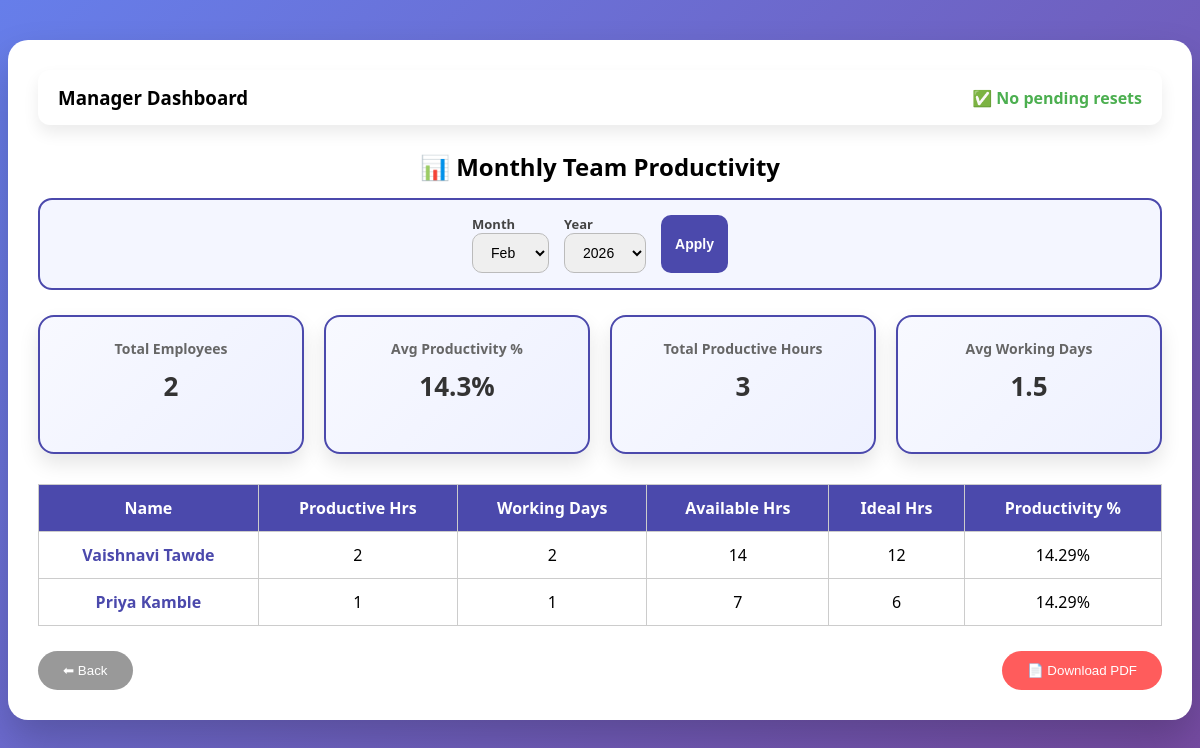
The page /manager/dashboard (signed in) on the database its author committed.
### tables this page shows
CREATE TABLE activities (
        id INTEGER PRIMARY KEY AUTOINCREMENT,
        username TEXT,
        activity_date TEXT,
        clock_in TEXT,
        activity_name TEXT,
        start_time TEXT,
        end_time TEXT,
        duration INTEGER,
        clock_out TEXT
    );

### app.py (the view)
@app.route("/manager/dashboard")
def manager_dashboard():
    if "manager" not in session:
        return redirect("/manager")
    selected_month = request.args.get("month")
    selected_year = request.args.get("year")
    today = date.today()
    if not selected_month:
        selected_month = f"{today.month:02d}"
    else:
        selected_month = selected_month.zfill(2)
    if not selected_year:
        selected_year = str(today.year)
    conn = get_db()
    cur = conn.cursor()
    cur.execute("""
        SELECT DISTINCT strftime('%Y', activity_date) AS year
        FROM activities
        ORDER BY year DESC
    """)
    years = [row["year"] for row in cur.fetchall()]
    if not years:
        years = [str(today.year)]
    cur.execute("""
        SELECT COUNT(*)
        FROM users
        WHERE reset_requested = 1
    """)
    pending_count = cur.fetchone()[0]
    cur.execute("""
        SELECT username, activity_date, duration
        FROM activities
        WHERE strftime('%m', activity_date) = ?
          AND strftime('%Y', activity_date) = ?
    """, (selected_month, selected_year))
    rows = cur.fetchall()
    conn.close()
    employee_data = {}
    for row in rows:
        if row["username"].startswith("manager_"):
            continue
        if row["username"] not in employee_data:
            employee_data[row["username"]] = {
                "total_minutes": 0,
                "days": set()
            }
        employee_data[row["username"]]["total_minutes"] += row["duration"]
        employee_data[row["username"]]["days"].add(row["activity_date"])
    data = []
    for username, info in employee_data.items():
        productive_hours = info["total_minutes"] // 60
        days = len(info["days"])
        available_hours = days * 7
        ideal_hours = max(available_hours - productive_hours, 0)
        productivity = (
            productive_hours / available_hours * 100
            if available_hours > 0 else 0
        )
        data.append({
            "name": username,
            "productive": productive_hours,
            "days": days,
            "available": available_hours,
            "ideal": ideal_hours,
            "productivity": round(productivity, 2)
        })
    return render_template(
        "manager_dashboard.html",
        data=data,
        pending_count=pending_count,
        selected_month=selected_month,
        selected_year=selected_year,
        years=years   # ✅ THIS WAS MISSING
    )

### app.py (called while the page is built)
def get_db():
    conn = sqlite3.connect(DB_NAME)
    conn.row_factory = sqlite3.Row
    return conn

### templates/manager_dashboard.html (shortened to what this page needs)
<!DOCTYPE html>
<html>
<head>
</head>
<body>
<div class="container" id="manager-report">
<div class="header-box">
    <h3 style="margin:0;">Manager Dashboard</h3>
    {% if pending_count > 0 %}
        <a href="/manager/reset-requests"
           style="background:#ff5252;color:white;padding:8px 14px;border-radius:20px;font-weight:600;">
            🔔 Reset Requests ({{ pending_count }})
        </a>
    {% else %}
        <span style="color:#4caf50;font-weight:600;">
            ✅ No pending resets
        </span>
    {% endif %}
</div>
<h2>📊 Monthly Team Productivity</h2>
<form method="GET" class="filter-bar">
    <label>
        Month<br>
        <select name="month">
            {% for m in range(1,13) %}
            <option value="{{ '%02d' % m }}"
                {% if selected_month == '%02d' % m %}selected{% endif %}>
                {{ ['Jan','Feb','Mar','Apr','May','Jun','Jul','Aug','Sep','Oct','Nov','Dec'][m-1] }}
            </option>
            {% endfor %}
        </select>
    </label>
    <label>
        Year<br>
        <select name="year">
            {% for y in years %}
            <option value="{{ y }}" {% if selected_year == y|string %}selected{% endif %}>
                {{ y }}
            </option>
            {% endfor %}
        </select>
    </label>
    <button type="submit">Apply</button>
</form>
<div class="kpi-grid">
    <div class="kpi">
        <h4>Total Employees</h4>
        <p>{{ data|length }}</p>
    </div>
    <div class="kpi">
        <h4>Avg Productivity %</h4>
        <p>
            {{ (data | map(attribute='productivity') | sum / (data|length or 1)) | round(1) }}%
        </p>
    </div>
    <div class="kpi">
        <h4>Total Productive Hours</h4>
        <p>{{ data | map(attribute='productive') | sum }}</p>
    </div>
    <div class="kpi">
        <h4>Avg Working Days</h4>
        <p>
            {{ (data | map(attribute='days') | sum / (data|length or 1)) | round(1) }}
        </p>
    </div>
</div>
<table>
<tr>
    <th>Name</th>
    <th>Productive Hrs</th>
    <th>Working Days</th>
    <th>Available Hrs</th>
    <th>Ideal Hrs</th>
    <th>Productivity %</th>
</tr>
{% for e in data %}
<tr>
    <td>
        <a href="/manager/employee/{{ e.name }}?month={{ selected_month }}&year={{ selected_year }}">
            {{ e.name }}
        </a>
    </td>
    <td>{{ e.productive }}</td>
    <td>{{ e.days }}</td>
    <td>{{ e.available }}</td>
    <td>{{ e.ideal }}</td>
    <td>{{ e.productivity }}%</td>
</tr>
{% endfor %}
</table>
<div class="actions">
    <form action="/manager">
        <button class="btn-back">⬅ Back</button>
    </form>
    <button class="btn-pdf" onclick="exportPDF()">📄 Download PDF</button>
</div>
</div>
</body>
</html>

### templates/manager_dashboard.html (style rules this page uses)
body { background: linear-gradient(135deg, #667eea, #764ba2); font-family: "Segoe UI"; }
.container { max-width: 1200px; margin: 40px auto; background: white; padding: 30px; border-radius: 20px; box-shadow: 0 20px 40px rgba(0,0,0,0.2); }
.header-box { background:#fff; padding:15px 20px; border-radius:12px; margin-bottom:25px; box-shadow:0 8px 16px rgba(0,0,0,0.08); display:flex; justify-content:space-between; align-items:center; }
h2 { text-align: center; margin: 25px 0 15px; }
.filter-bar { display:flex; justify-content:center; gap:15px; flex-wrap:wrap; background:#f4f6ff; padding:15px; border-radius:14px; margin-bottom:25px; border:2px solid #4b49ac; }
.filter-bar label { font-size:13px; font-weight:600; color:#444; }
.filter-bar select, .filter-bar button { padding:10px 14px; border-radius:10px; border:1px solid #bbb; font-size:14px; }
.filter-bar button { background:#4b49ac; color:white; border:none; cursor:pointer; font-weight:600; }
.kpi-grid { display:grid; grid-template-columns:repeat(auto-fit,minmax(220px,1fr)); gap:20px; margin-bottom:30px; }
.kpi { background:linear-gradient(135deg,#f8f9ff,#eef1ff); padding:22px; border-radius:16px; text-align:center; border:2px solid #4b49ac; box-shadow:0 10px 20px rgba(0,0,0,0.1); }
.kpi h4 { margin:0; font-size:14px; color:#666; }
.kpi p { margin-top:10px; font-size:26px; font-weight:bold; color:#333; }
table { width: 100%; border-collapse: collapse; }
th, td { padding: 12px; border: 1px solid #ccc; text-align: center; }
th { background: #4b49ac; color: white; }
a { color: #4b49ac; text-decoration: none; font-weight: bold; }
.actions { display: flex; justify-content: space-between; margin-top: 25px; flex-wrap:wrap; gap:15px; }
button { padding: 12px 25px; border-radius: 25px; border: none; cursor: pointer; color: white; }
.btn-back { background: #999; }
.btn-pdf { background: #ff5c5c; }

### rows shown on the page
activities: name "Vaishnavi Tawde", productive "2", days "2", available "14", ideal "12", productivity "14.29"
activities: name "Priya Kamble", productive "1", days "1", available "7", ideal "6", productivity "14.29"

### other values the page prints
{{ data|length }} "2"
{{ data | map(attribute='productive') | sum }} "3"
{{ (data | map(attribute='days') | sum / (data|length or 1)) | round(1) }} "1.5"
form field month "Feb"
form field year "2026"
